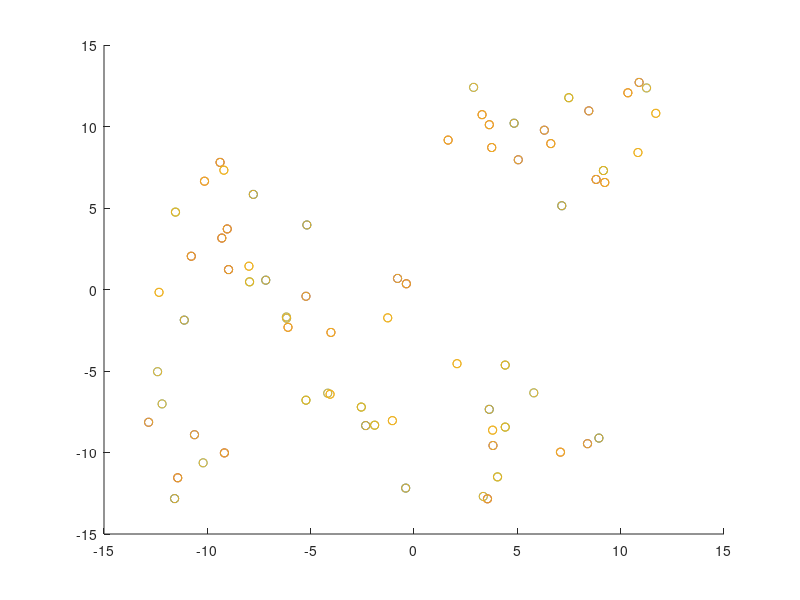

MATLAB code for this plot: (Note: this script raises an error after producing the figure.)
clc;
clear;
close all;
x = 26*rand(1,100)-13;
y = 26*rand(1,100)-13;
ind = 1;
for i = 1:length(x)
   if((x(1,i)+y(1,i))<0)
       xn(1,ind) = x(1,i);
       yn(1,ind) = y(1,i);
       sig(ind)=-1;
       scatter(xn(1,ind),yn(1,ind));
       ind = ind+1;
       hold on;
       
   end
   
   if((x(1,i)+y(1,i))>10)
       xn(1,ind) = x(1,i);
       yn(1,ind) = y(1,i);
       sig(ind)=1;
       scatter(xn(1,ind),yn(1,ind));
       ind = ind+1;
       
   end
end
clear x;
clear y;
scatter(xn,yn);
ind=1;

for i = 1:length(xn)
d{1,i}=[xn(1,i) yn(1,i)];    
end

for i = 1:length(xn)
    for j =1:length(yn)
    s(i,j)=(sig(i)*d{1,i})*(sig(j)*d{1,j}');
    end
end
ss = size(xn,2);
f = ones(1,ss);
f = f*-1;
H=s;
Aeq = sig;
beq = 0;
ub = ones(1,ss);
ub = ub*Inf;
lb = zeros(1,ss);
[alpha,fval,exitflag,output,lambda] = quadprog(H,f,[],[],Aeq,beq,lb,ub);
beta = 0;
for i = 1:size(ss)
   beta = beta + alpha(i)* sig(i)* [xn(i) yn(i)];
end
hold on;
comp = find(alpha>0.0001)
for i = 1:size(comp)
   scatter(xn(1,comp),yn(1,comp),'r+') 
end
